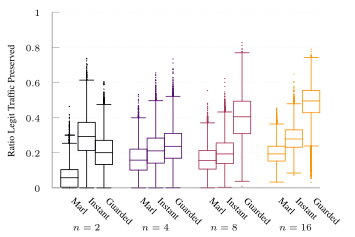

Write gnuplot code to recreate this figure.
set terminal tikz standalone color size 9cm,6cm font '\scriptsize' preamble '\usepackage{microtype} \usepackage{times} \usepackage[T1]{fontenc} \usepackage{siunitx}\sisetup{detect-all}' createstyle
set output "tnsm-ecmp-tcp-box-separate.tex"

#load "parula.pal"
load "inferno.pal"

set style line 102 lc rgb '#a0a0a0' lt 1 lw 1
set style boxplot outliers pointtype 7
set style data boxplot
set border ls 102
set colorbox border 102
set key textcolor rgb "black"
set tics textcolor rgb "black"
set label textcolor rgb "black"

set border 3
set grid y
set xtics nomirror
set xtics rotate by -45
set ytics nomirror

set key autotitle columnhead
set datafile separator ","

#set xlabel "Iteration ($t \\cdot{} \\SI{50}{\\milli\\second}$)"
set ylabel "Ratio Legit Traffic Preserved"

set yrange [0.0:1.0]
set xrange [-1.0:14.5]
set xtics ("Marl" 0.0, \
	"Instant" 1.0, \
	"Guarded" 2.0, \
	"Marl" 4.0, \
	"Instant" 5.0, \
	"Guarded" 6.0, \
	"Marl" 8.0, \
	"Instant" 9.0, \
	"Guarded" 10.0, \
	"Marl" 12.0, \
	"Instant" 13.0, \
	"Guarded" 14.0, \
	) scale 0.0
#set key inside bottom right
set boxwidth 1
unset key
set pointsize 0.1

set label "$n=2$" at graph 0.06,-0.22
set label "$n=4$" at graph 0.317,-0.22
set label "$n=8$" at graph 0.573,-0.22
set label "$n=16$" at graph 0.83,-0.22

plot '../results/tnsm-ecmp-2-tcp-m-separate.avg.csv' u (0.0):3:(1.0) ls 1 ps .1, \
     '../results/tnsm-ecmp-2-tcp-mpp-separate.avg.csv' u (1.0):3:(1.0) ls 1 ps .1, \
     '../results/tnsm-ecmp-2-tcp-spf-separate.avg.csv' u (2.0):3:(1.0) ls 1 ps .1, \
     '../results/tnsm-ecmp-4-tcp-m-separate.avg.csv' u (4.0):3:(1.0) ls 3 ps .1, \
     '../results/tnsm-ecmp-4-tcp-mpp-separate.avg.csv' u (5.0):3:(1.0) ls 3 ps .1, \
     '../results/tnsm-ecmp-4-tcp-spf-separate.avg.csv' u (6.0):3:(1.0) ls 3 ps .1, \
     '../results/tnsm-ecmp-8-tcp-m-separate.avg.csv' u (8.0):3:(1.0) ls 5 ps .1, \
     '../results/tnsm-ecmp-8-tcp-mpp-separate.avg.csv' u (9.0):3:(1.0) ls 5 ps .1, \
     '../results/tnsm-ecmp-8-tcp-spf-separate.avg.csv' u (10.0):3:(1.0) ls 5 ps .1, \
     '../results/tnsm-ecmp-16-tcp-m-separate.avg.csv' u (12.0):3:(1.0) ls 7 ps .1, \
     '../results/tnsm-ecmp-16-tcp-mpp-separate.avg.csv' u (13.0):3:(1.0) ls 7 ps .1, \
     '../results/tnsm-ecmp-16-tcp-spf-separate.avg.csv' u (14.0):3:(1.0) ls 7 ps .1, \

set out
